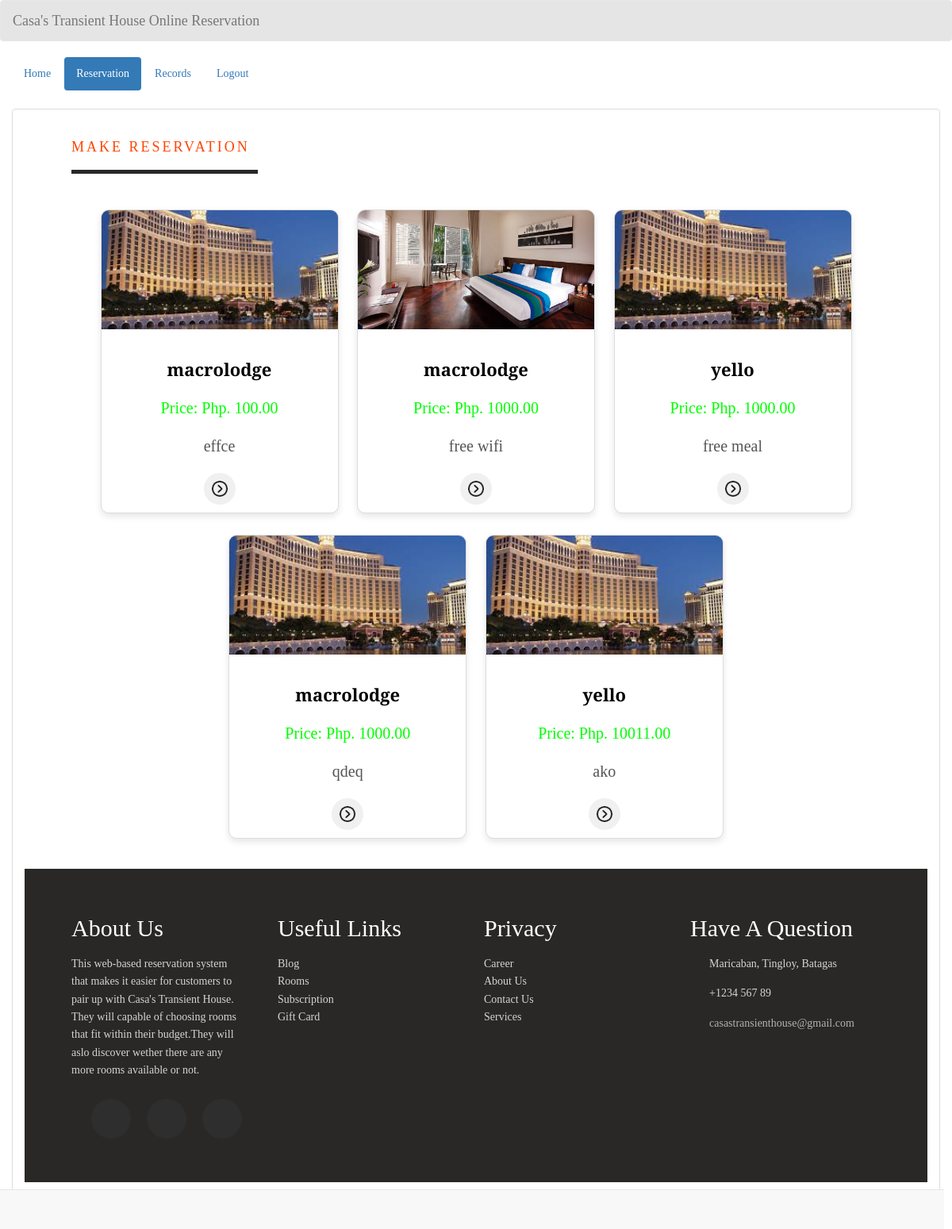
Screenshot of /reservation_hotel.php with the database file from the repository.
### tables this page shows
CREATE TABLE `room` (
  `room_id` int(11) NOT NULL,
  `hotel_name` varchar(200) NOT NULL,
  `room_type` varchar(50) NOT NULL,
  `room_number` varchar(100) NOT NULL,
  `price` varchar(11) NOT NULL,
  `descr` varchar(200) NOT NULL,
  `photo` varchar(100) NOT NULL
);

### reservation_hotel.php (the view, shortened to what this page needs)
<!DOCTYPE html>
<html lang = "en">
	<head>
		<link rel = "stylesheet" type = "text/css" href = "css/bootstrap.css " />
		<link rel = "stylesheet" type = "text/css" href = "css/style.css" />
		<link rel="stylesheet"  type="text/css" href="css/home_user.css">
	</head>
<body>
	<nav style = "background-color:rgba(0, 0, 0, 0.1);" class = "navbar navbar-default">
		<div  class = "container-fluid">
			<div class = "navbar-header">
				<a class = "navbar-brand" >Casa's Transient House Online Reservation</a>
			</div>
		</div>
	</nav>
	<div class = "container-fluid">
		<ul class = "nav nav-pills">
        <?php
            $id = isset($_GET['id']) ? $_GET['id'] : null;
            ?>
            <li><a href="home_user.php?id=<?php echo $id; ?>">Home</a></li>
			<li class = "active"><a href="reservation.php?id=<?php echo $id; ?>">Reservation</a></li>
            <li><a href="records.php?id=<?php echo $id; ?>">Records</a></li>
			<li><a href = "login_user.php">Logout</a></li>
		</ul>
	</div>
	<br />
	<div class = "container-fluid">
		<div class = "panel panel-default">
			<div class = "panel-body">
		  <section class = "services sec-width" id = "services">
            <div class = "title">
                <h4>Make Reservation</h4>
            </div>
            <div style="padding: 20px; text-align: center;">
            <?php
                require_once 'connection/connect.php';
                $query = $conn->query("SELECT * FROM `room` ORDER BY `price` ASC") or die(mysql_error());
                while($fetch = $query->fetch_array()){
                ?>
                    <div style="display: inline-block; width: 300px; border: 1px solid #ddd; border-radius: 10px; overflow: hidden; box-shadow: 0 4px 8px rgba(0, 0, 0, 0.1); background-color: #fff; margin: 10px; transition: all 0.3s ease;"
                        onmouseover="this.style.boxShadow='0 8px 16px rgba(0, 0, 0, 0.2)'; this.style.transform='scale(1.05)';"
                        onmouseout="this.style.boxShadow='0 4px 8px rgba(0, 0, 0, 0.1)'; this.style.transform='scale(1)';">
                        <img src="photo/<?php echo $fetch['photo']; ?>" alt="Room Image" style="width: 100%; height: 150px; object-fit: cover; transition: all 0.3s ease;"
                            onmouseover="this.style.transform='scale(1.1)';"
                            onmouseout="this.style.transform='scale(1)';">
                        <div style="padding: 10px; text-align: center;">
                            <h3 style="font-size: 2.2rem; margin-bottom: 5px; font-weight: bold; color: black;"><?php echo $fetch['hotel_name']; ?></h3>
                            <h4 style="font-size: 2rem; color: #00ff00;"><?php echo "Price: Php. ".$fetch['price'].".00"; ?></h4>
                            <h4 style="font-size: 2rem; color: #555; margin-bottom: 15px;"><?php echo $fetch['descr']; ?></h4>
                            <button onclick="window.location.href = 'add_reserve.php?room_id=<?php echo $fetch['room_id']; ?>&id=<?php echo $id; ?>';
" style="border: none; background-color: #f0f0f0; padding: 10px; border-radius: 50%; cursor: pointer; transition: all 0.3s ease;"
                                    onmouseover="this.style.backgroundColor='#ddd'; this.style.transform='scale(1.1)';"
                                    onmouseout="this.style.backgroundColor='#f0f0f0'; this.style.transform='scale(1)';">
                                <img src="image/next.png" alt="Reserve Button" style="width: 20px; height: 20px;">
                            </button>
                        </div>
                    </div>
                <?php
                }
                ?>
            </div>
        </section>
        <footer class = "footer">
            <div class = "footer-container">
                <div>
                    <h2>About Us </h2>
                    <p>This web-based reservation system that makes it easier for customers to pair up with Casa's Transient House.
						They will capable of choosing rooms that fit within their budget.They will aslo discover wether there are any more rooms available or not.
					</p>
                    <ul class = "social-icons">
                        <li class = "flex">
                        </li>
                        <li class = "flex">
                        </li>
                        <li class = "flex">
                        </li>
                    </ul>
                </div>
                <div>
                    <h2>Useful Links</h2>
                    <a href = "#">Blog</a>
                    <a href = "#">Rooms</a>
                    <a href = "#">Subscription</a>
                    <a href = "#">Gift Card</a>
                </div>
                <div>
                    <h2>Privacy</h2>
                    <a href = "#">Career</a>
                    <a href = "#">About Us</a>
                    <a href = "#">Contact Us</a>
                    <a href = "#">Services</a>
                </div>
                <div>
                    <h2>Have A Question</h2>
                    <div class = "contact-item">
                        <span>
                             Maricaban, Tingloy, Batagas
                        </span>
                    </div>
                    <div class = "contact-item">
                        <span>
                            +1234 567 89
                        </span>
                    </div>
                    <div class = "contact-item">
                        <span>
                        <a href = "https://mail.google.com/mail/u/3/#inbox">casastransienthouse@gmail.com</a>
                        </span>
                    </div>
                </div>
            </div>
        </footer>
			</div>
		</div>
	</div>
	<br />
	<div style = "text-align:right; margin-right:10px;" class = "navbar navbar-default navbar-fixed-bottom">
	</div>
    </body>
</html>

### css/home_user.css (style rules this page uses)
:root { --transition: all 0.7s ease; --yellow: #f9d342; --dark: #292826; }
* { box-sizing: border-box; padding: 0; margin: 0; font-family: 'Playfair Display', serif; }
html { scroll-behavior: smooth; }
body { line-height: 1.6; }
.flex { display: flex; flex-direction: column; justify-content: center; align-items: center; }
h1, h2, h3, h4, h5, h6 { padding: 8px 0; }
img { width: 100%; display: block; }
.title { text-transform: uppercase; letter-spacing: 3px; font-size: 30px; color: orangered; border-bottom: 5px solid var(--dark); width: 235px; margin: 15px 0; }
.sec-width { width: 85vw; margin: 0 auto!important; }
.services { margin: 40px 0; }
.footer { background: var(--dark); color: #fff; text-align: center; }
.footer-container { width: 85vw; margin: 0 auto; padding: 30px 0; }
.footer-container p, .footer-container a, .footer-container span { opacity: 0.8; }
.footer a { display: block; color: #fff; text-decoration: none; }
.social-icons { list-style: none; display: flex; justify-content: center; padding: 15px 0; }
.social-icons li { margin: 0 10px; width: 50px; height: 50px; background: #2e2e2e; border-radius: 50%; transition: var(--transition); cursor: pointer; }
.contact-item span { display: block; }
@media (min-width: 900px) { .footer-container { display: grid; grid-template-columns: repeat(2, 1fr); grid-gap: 20px; } }
@media (min-width: 1170px) { .footer { text-align: left; } }
@media (min-width: 1170px) { .footer-container { grid-template-columns: repeat(4, 1fr); } }
@media (min-width: 1170px) { .footer-container div:nth-child(1) p { padding-right: 20px; } }
@media (min-width: 1170px) { .contact-item { display: grid; grid-template-columns: 10% 90%; margin-bottom: 15px; align-items: center; } }

### rows the page displays
room: photo (picture), hotel_name "macrolodge", price "100", descr "effce"
room: photo (picture), hotel_name "macrolodge", price "1000", descr "free wifi"
room: photo (picture), hotel_name "yello", price "1000", descr "free meal"
room: photo (picture), hotel_name "macrolodge", price "1000", descr "qdeq"
room: photo (picture), hotel_name "yello", price "10011", descr "ako"
